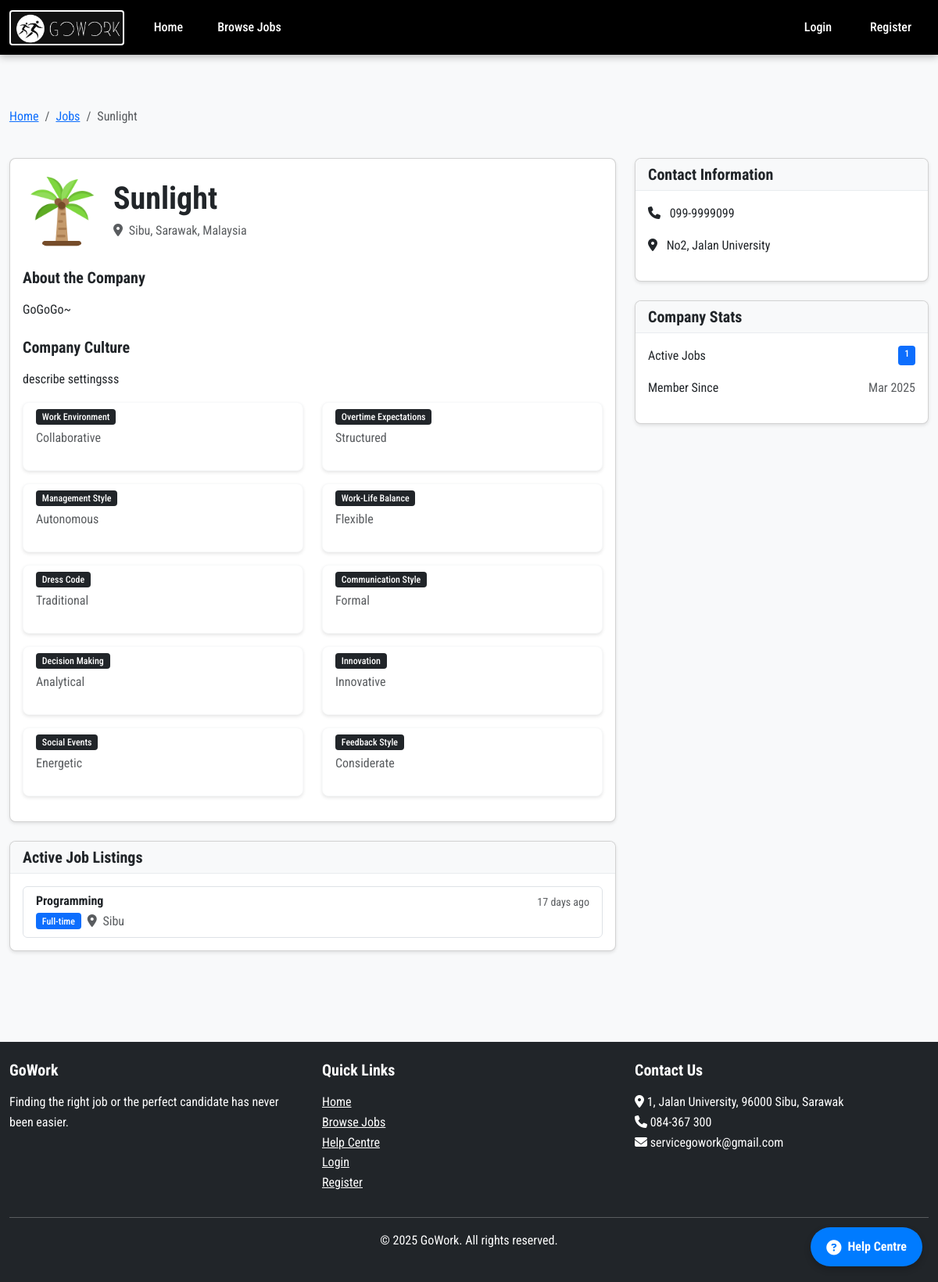
The page /pages/view_company_profile.php?id=1 on the database its author committed.
### tables this page shows
CREATE TABLE `companies` (
  `company_id` int(11) NOT NULL,
  `user_id` int(11) NOT NULL,
  `company_name` varchar(100) NOT NULL,
  `description` text DEFAULT NULL,
  `company_culture` text DEFAULT NULL,
  `contact_number` varchar(20) DEFAULT NULL,
  `address` varchar(255) DEFAULT NULL,
  `city` varchar(50) DEFAULT NULL,
  `state` varchar(50) DEFAULT NULL,
  `country` varchar(50) DEFAULT NULL,
  `license_path` varchar(255) DEFAULT NULL,
  `license_status` enum('Pending','Approved','Not Approved') DEFAULT 'Pending',
  `created_at` timestamp NOT NULL DEFAULT current_timestamp(),
  `updated_at` timestamp NOT NULL DEFAULT current_timestamp() ON UPDATE current_timestamp()
);

CREATE TABLE `users` (
  `user_id` int(11) NOT NULL,
  `username` varchar(50) NOT NULL,
  `email` varchar(100) NOT NULL,
  `password` varchar(255) NOT NULL,
  `profile_picture` varchar(255) DEFAULT NULL,
  `user_type` int(11) NOT NULL,
  `created_at` timestamp NOT NULL DEFAULT current_timestamp(),
  `updated_at` timestamp NOT NULL DEFAULT current_timestamp() ON UPDATE current_timestamp()
);

CREATE TABLE `jobs` (
  `job_id` int(11) NOT NULL,
  `company_id` int(11) NOT NULL,
  `job_title` varchar(100) NOT NULL,
  `description` text NOT NULL,
  `salary_min` decimal(10,2) DEFAULT NULL,
  `salary_max` decimal(10,2) DEFAULT NULL,
  `location` varchar(100) NOT NULL,
  `requirements` text DEFAULT NULL,
  `job_type` varchar(50) NOT NULL,
  `categories` text DEFAULT NULL,
  `posted_date` timestamp NOT NULL DEFAULT current_timestamp(),
  `is_active` tinyint(1) DEFAULT 1,
  `state` varchar(50) DEFAULT NULL,
  `region` varchar(100) DEFAULT NULL,
  `category` varchar(100) DEFAULT NULL,
  `skills` text DEFAULT NULL
);

### includes/database.php (called while the page is built, shortened)
<?php
function getDbConnection() {
    static $conn;
    if ($conn instanceof mysqli) {
        return $conn;
    }
    $conn = new mysqli(
        DB_HOST,
        DB_USER,
        DB_PASS,
        DB_NAME,
        3306
    );
    $conn->ssl_set(NULL, NULL, __DIR__ . '/DigiCertGlobalRootCA.crt.pem', NULL, NULL);
    $conn->set_charset("utf8mb4");
    return $conn;
}
function executeQuery($sql, $types = '', $params = []) {
    $conn = getDbConnection();
    $stmt = $conn->prepare($sql);
    if (!empty($params)) {
        $bindParams = [$types];
        for ($i = 0; $i < count($params); $i++) {
            $bindParams[] = &$params[$i];
        }
        call_user_func_array([$stmt, 'bind_param'], $bindParams);
    }
    if (!$stmt->execute()) {
        $error = "Error executing statement: " . $stmt->error;
        error_log($error);
        $stmt->close();
        throw new Exception($error);
    }
    return $stmt;
}
function fetchRow($sql, $types = '', $params = []) {
    $stmt = executeQuery($sql, $types, $params);
    $result = $stmt->get_result();
    $row = $result->fetch_assoc();
    return $row;
}
function fetchAll($sql, $types = '', $params = []) {
    $stmt = executeQuery($sql, $types, $params);
    $result = $stmt->get_result();
    $rows = [];
    while ($row = $result->fetch_assoc()) {
        $rows[] = $row;
    }
    return $rows;
}

### includes/functions.php (called while the page is built, shortened)
<?php
require_once 'database.php';
function timeElapsed($datetime) {
    $now = new DateTime();
    $ago = new DateTime($datetime);
    $diff = $now->diff($ago);
    if ($diff->d > 0) {
        return $diff->d . ' day' . ($diff->d > 1 ? 's' : '') . ' ago';
    }
    return 'Just now';
}
function getCompanyCulture($companyId) {
    $company = fetchRow(
        "SELECT company_culture FROM companies WHERE company_id = ?",
        'i',
        [$companyId]
    );
    if ($company && $company['company_culture']) {
        return json_decode($company['company_culture'], true);
    }
    return null;
}

### pages/view_company_profile.php (the view, shortened to what this page needs)
<?php
$root_path = $_SERVER['DOCUMENT_ROOT'] . '/';
require_once $root_path . 'includes/database.php';
require_once $root_path . 'includes/functions.php';
$company_id = isset($_GET['id']) ? (int)$_GET['id'] : 0;
$company = fetchRow(
    "SELECT c.*, u.profile_picture FROM companies c
    JOIN users u ON c.user_id = u.user_id
    WHERE c.company_id = ?",
    'i',
    [$company_id]
);
$companyCulture = getCompanyCulture($company_id);
$jobs = fetchAll(
    "SELECT * FROM jobs WHERE company_id = ? AND is_active = 1 ORDER BY posted_date DESC",
    'i',
    [$company_id]
);
require_once $root_path . 'includes/header.php';
?>
<div class="container py-5">
    <div class="row mb-4">
        <div class="col-12">
            <nav aria-label="breadcrumb">
                <ol class="breadcrumb">
                    <li class="breadcrumb-item"><a href="<?php echo SITE_URL; ?>">Home</a></li>
                    <li class="breadcrumb-item"><a href="<?php echo SITE_URL; ?>/pages/jobs.php">Jobs</a></li>
                    <li class="breadcrumb-item active" aria-current="page"><?php echo htmlspecialchars($company['company_name']); ?></li>
                </ol>
            </nav>
        </div>
    </div>
    <div class="row">
        <div class="col-md-8">
            <div class="card mb-4">
                <div class="card-body">
                    <div class="d-flex align-items-center mb-4">
                        <?php if ($company['profile_picture']): ?>
                            <img src="<?php echo SITE_URL; ?>/uploads/profile_pictures/<?php echo $company['profile_picture']; ?>" alt="<?php echo htmlspecialchars($company['company_name']); ?>" class="img-fluid rounded-circle me-3" style="width: 100px; height: 100px; object-fit: cover;">
                        <?php else: ?>
                            <div class="bg-secondary text-white rounded-circle d-flex align-items-center justify-content-center me-3" style="width: 100px; height: 100px;">
                                <i class="fas fa-building fa-3x"></i>
                            </div>
                        <?php endif; ?>
                        <div>
                            <h1 class="mb-1"><?php echo htmlspecialchars($company['company_name']); ?></h1>
                            <div>
                                <?php if ($company['city'] || $company['state'] || $company['country']): ?>
                                    <div class="text-muted">
                                        <i class="fas fa-map-marker-alt me-1"></i>
                                        <?php
                                            $location = [];
                                            if ($company['city']) $location[] = htmlspecialchars($company['city']);
                                            if ($company['state']) $location[] = htmlspecialchars($company['state']);
                                            if ($company['country']) $location[] = htmlspecialchars($company['country']);
                                            echo implode(', ', $location);
                                        ?>
                                    </div>
                                <?php endif; ?>
                            </div>
                        </div>
                    </div>
                    <h5>About the Company</h5>
                    <p><?php echo nl2br(htmlspecialchars($company['description'])); ?></p>
                    <?php if (!empty($companyCulture) && !empty($companyCulture['values'])): ?>
                        <div class="mt-4">
                            <h5>Company Culture</h5>
                            <?php if (!empty($companyCulture['description'])): ?>
                                <p><?php echo nl2br(htmlspecialchars($companyCulture['description'])); ?></p>
                            <?php endif; ?>
                            <div class="row mt-3">
                                <?php
                                $attributeNames = [
                                    'work_environment' => 'Work Environment',
                                    'overtime' => 'Overtime Expectations',
                                    'management' => 'Management Style',
                                    'work_life_balance' => 'Work-Life Balance',
                                    'dress_code' => 'Dress Code',
                                    'communication' => 'Communication Style',
                                    'decision_making' => 'Decision Making',
                                    'innovation' => 'Innovation',
                                    'social_events' => 'Social Events',
                                    'feedback' => 'Feedback Style'
                                ];
                                $valueNames = [
                                    'collaborative' => 'Collaborative',
                                    'focused' => 'Focused',
                                    'flexible' => 'Flexible',
                                    'energetic' => 'Energetic',
                                    'dedicated' => 'Dedicated',
                                    'structured' => 'Structured',
                                    'passionate' => 'Passionate',
                                    'autonomous' => 'Autonomous',
                                    'results-focused' => 'Results-focused',
                                    'balanced' => 'Balanced',
                                    'traditional' => 'Traditional',
                                    'casual' => 'Casual',
                                    'relaxed' => 'Relaxed',
                                    'direct' => 'Direct',
                                    'formal' => 'Formal',
                                    'tech-savvy' => 'Tech-savvy',
                                    'adaptable' => 'Adaptable',
                                    'agile' => 'Agile',
                                    'analytical' => 'Analytical',
                                    'innovative' => 'Innovative',
                                    'incremental' => 'Incremental',
                                    'professional' => 'Professional',
                                    'social' => 'Social',
                                    'independent' => 'Independent',
                                    'considerate' => 'Considerate',
                                    'reflective' => 'Reflective'
                                ];
                                foreach ($companyCulture['values'] as $attribute => $value):
                                    if (isset($attributeNames[$attribute]) && isset($valueNames[$value])):
                                ?>
                                    <div class="col-md-6 mb-3">
                                        <div class="card h-100 border-light">
                                            <div class="card-body py-2">
                                                <div class="d-flex align-items-center mb-1">
                                                    <span class="badge bg-dark me-2"><?php echo htmlspecialchars($attributeNames[$attribute]); ?></span>
                                                </div>
                                                <p class="mb-0 text-muted"><?php echo htmlspecialchars($valueNames[$value]); ?></p>
                                            </div>
                                        </div>
                                    </div>
                                <?php
                                    endif;
                                endforeach;
                                ?>
                            </div>
                        </div>
                    <?php endif; ?>
                </div>
            </div>
            <?php if (!empty($jobs)): ?>
                <div class="card">
                    <div class="card-header">
                        <h5 class="mb-0">Active Job Listings</h5>
                    </div>
                    <div class="card-body">
                        <div class="list-group">
                            <?php foreach ($jobs as $job): ?>
                                <a href="<?php echo SITE_URL; ?>/pages/jobs.php?id=<?php echo $job['job_id']; ?>" class="list-group-item list-group-item-action">
                                    <div class="d-flex w-100 justify-content-between">
                                        <h6 class="mb-1"><?php echo htmlspecialchars($job['job_title']); ?></h6>
                                        <small class="text-muted"><?php echo timeElapsed($job['posted_date']); ?></small>
                                    </div>
                                    <div class="d-flex align-items-center">
                                        <span class="badge bg-primary me-2"><?php echo htmlspecialchars($job['job_type']); ?></span>
                                        <?php if ($job['location']): ?>
                                            <span class="text-muted">
                                                <i class="fas fa-map-marker-alt me-1"></i>
                                                <?php echo htmlspecialchars($job['location']); ?>
                                            </span>
                                        <?php endif; ?>
                                    </div>
                                </a>
                            <?php endforeach; ?>
                        </div>
                    </div>
                </div>
            <?php endif; ?>
        </div>
        <div class="col-md-4">
            <div class="card mb-4">
                <div class="card-header">
                    <h5 class="mb-0">Contact Information</h5>
                </div>
                <div class="card-body">
                    <?php if ($company['contact_number']): ?>
                        <div class="mb-3">
                            <i class="fas fa-phone me-2"></i>
                            <?php echo htmlspecialchars($company['contact_number']); ?>
                        </div>
                    <?php endif; ?>
                    <?php if ($company['address']): ?>
                        <div class="mb-3">
                            <i class="fas fa-map-marker-alt me-2"></i>
                            <?php echo nl2br(htmlspecialchars($company['address'])); ?>
                        </div>
                    <?php endif; ?>
                </div>
            </div>
            <div class="card">
                <div class="card-header">
                    <h5 class="mb-0">Company Stats</h5>
                </div>
                <div class="card-body">
                    <div class="d-flex justify-content-between mb-3">
                        <span>Active Jobs</span>
                        <span class="badge bg-primary"><?php echo count($jobs); ?></span>
                    </div>
                    <div class="d-flex justify-content-between mb-3">
                        <span>Member Since</span>
                        <span class="text-muted"><?php echo date('M Y', strtotime($company['created_at'])); ?></span>
                    </div>
                </div>
            </div>
        </div>
    </div>
</div>
<?php
require_once $root_path . 'includes/footer.php';
?>

### assets/css/main.css (style rules this page uses)
body { font-family: "Roboto Condensed", sans-serif; line-height: 1.6; color: #333; background-color: #f8f9fa; min-height: 100vh; display: flex; flex-direction: column; }
.container { max-width: 1200px; }
h1, h2, h3, h4, h5, h6 { font-weight: 700; margin-bottom: 1rem; }
.card { border-radius: 8px; box-shadow: 0 2px 4px rgba(0, 0, 0, 0.1); margin-bottom: 20px; overflow: hidden; }
.card-header { background-color: #f8f9fa; border-bottom: 1px solid #e9ecef; font-weight: 600; }
.badge { padding: 0.35em 0.65em; font-size: 0.75em; font-weight: 500; border-radius: 4px; }

### rows shown on the page
companies: company_name "Sunlight", user.profile_picture (picture), description "GoGoGo~", company_culture "describe settingsss", company_culture "Collaborative", company_culture "Structured", company_culture "Autonomous", company_culture "Flexible", company_culture "Traditional", company_culture "Formal", company_culture "Analytical", company_culture "Innovative", company_culture "Energetic", company_culture "Considerate", contact_number "099-9999099", address "No2, Jalan University", created_at "Mar 2025"
jobs: job_title "Programming", posted_date "17 days ago", job_type "Full-time", location "Sibu"

### other values the page prints
implode(', ', $location) "Sibu, Sarawak, Malaysia"
$attributeNames[$attribute] "Work Environment"
$attributeNames[$attribute] "Overtime Expectations"
$attributeNames[$attribute] "Management Style"
$attributeNames[$attribute] "Work-Life Balance"
$attributeNames[$attribute] "Dress Code"
$attributeNames[$attribute] "Communication Style"
$attributeNames[$attribute] "Decision Making"
$attributeNames[$attribute] "Innovation"
$attributeNames[$attribute] "Social Events"
$attributeNames[$attribute] "Feedback Style"
count($jobs) "1"
SITE_NAME "GoWork"
